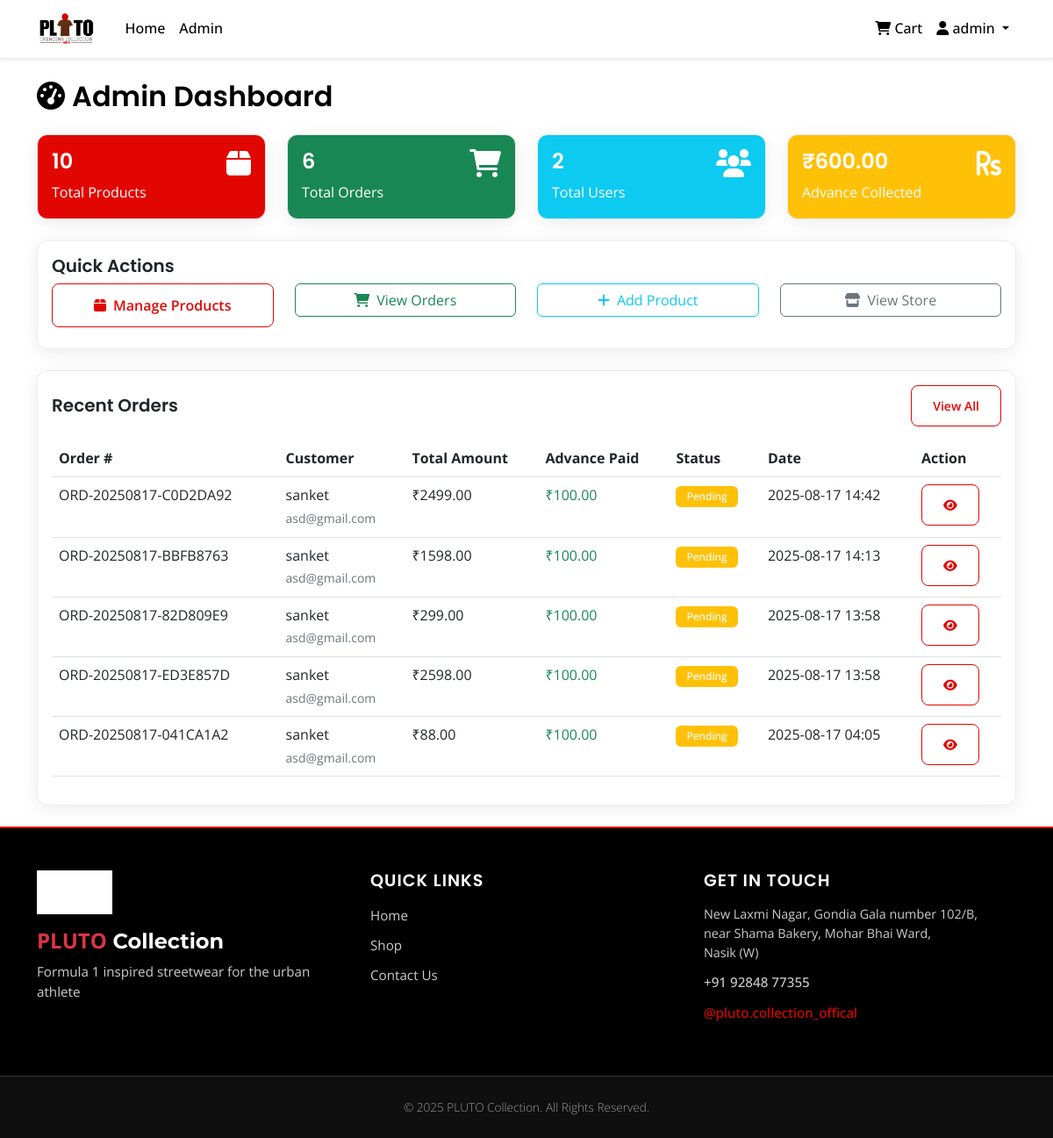
The page /admin (signed in) on the database its author committed.
### app.py (models this page shows)
class User(UserMixin, db.Model):
    id = db.Column(db.Integer, primary_key=True)
    username = db.Column(db.String(80), unique=True, nullable=False)
    email = db.Column(db.String(120), unique=True, nullable=False)
    password_hash = db.Column(db.String(120), nullable=False)
    is_admin = db.Column(db.Boolean, default=False)
    created_at = db.Column(db.DateTime, default=datetime.utcnow)
    orders = db.relationship('Order', backref='user', lazy=True)

class Order(db.Model):
    id = db.Column(db.Integer, primary_key=True)
    order_number = db.Column(db.String(20), unique=True, nullable=False)
    user_id = db.Column(db.Integer, db.ForeignKey('user.id'), nullable=False)
    total_amount = db.Column(db.Float, nullable=False)
    advance_paid = db.Column(db.Float, default=0.0)  # New field for advance payment
    remaining_amount = db.Column(db.Float, nullable=False)  # New field for remaining amount
    status = db.Column(db.String(20), default='pending')
    shipping_address = db.Column(db.Text, nullable=False)
    phone = db.Column(db.String(20), nullable=False)
    utr_number = db.Column(db.String(50), nullable=True)  # UTR number for payment
    payment_screenshot = db.Column(db.String(200), nullable=True)  # Payment screenshot filename
    created_at = db.Column(db.DateTime, default=datetime.utcnow)
    order_items = db.relationship('OrderItem', backref='order', lazy=True)

### app.py (the view)
@app.route('/admin')
@login_required
def admin_dashboard():
    if not current_user.is_admin:
        flash('Access denied!', 'error')
        return redirect(url_for('home'))
    total_products = Product.query.count()
    total_orders = Order.query.count()
    total_users = User.query.count()
    recent_orders = Order.query.order_by(Order.created_at.desc()).limit(5).all()
    return render_template('admin/dashboard.html',
                         total_products=total_products,
                         total_orders=total_orders,
                         total_users=total_users,
                         recent_orders=recent_orders)

### templates/admin/dashboard.html (shortened to what this page needs)
{% extends "base.html" %}
{% block content %}
<div class="row">
    <div class="col-12">
        <h2 class="mb-4">
            <i class="fas fa-tachometer-alt me-2"></i>Admin Dashboard
        </h2>
    </div>
</div>
<div class="row mb-4">
    <div class="col-md-3">
        <div class="card bg-primary text-white">
            <div class="card-body">
                <div class="d-flex justify-content-between">
                    <div>
                        <h4 class="card-title">{{ total_products }}</h4>
                        <p class="card-text">Total Products</p>
                    </div>
                    <div>
                        <i class="fas fa-box fa-2x"></i>
                    </div>
                </div>
            </div>
        </div>
    </div>
    <div class="col-md-3">
        <div class="card bg-success text-white">
            <div class="card-body">
                <div class="d-flex justify-content-between">
                    <div>
                        <h4 class="card-title">{{ total_orders }}</h4>
                        <p class="card-text">Total Orders</p>
                    </div>
                    <div>
                        <i class="fas fa-shopping-cart fa-2x"></i>
                    </div>
                </div>
            </div>
        </div>
    </div>
    <div class="col-md-3">
        <div class="card bg-info text-white">
            <div class="card-body">
                <div class="d-flex justify-content-between">
                    <div>
                        <h4 class="card-title">{{ total_users }}</h4>
                        <p class="card-text">Total Users</p>
                    </div>
                    <div>
                        <i class="fas fa-users fa-2x"></i>
                    </div>
                </div>
            </div>
        </div>
    </div>
    <div class="col-md-3">
        <div class="card bg-warning text-white">
            <div class="card-body">
                <div class="d-flex justify-content-between">
                    <div>
                        <h4 class="card-title">₹{{ "%.2f"|format(total_orders * 100) }}</h4>
                        <p class="card-text">Advance Collected</p>
                    </div>
                    <div>
                        <i class="fas fa-rupee-sign fa-2x"></i>
                    </div>
                </div>
            </div>
        </div>
    </div>
</div>
<div class="row mb-4">
    <div class="col-12">
        <div class="card">
            <div class="card-body">
                <h5 class="card-title">Quick Actions</h5>
                <div class="row">
                    <div class="col-md-3">
                        <a href="{{ url_for('admin_products') }}" class="btn btn-outline-primary w-100 mb-2">
                            <i class="fas fa-box me-2"></i>Manage Products
                        </a>
                    </div>
                    <div class="col-md-3">
                        <a href="{{ url_for('admin_orders') }}" class="btn btn-outline-success w-100 mb-2">
                            <i class="fas fa-shopping-cart me-2"></i>View Orders
                        </a>
                    </div>
                    <div class="col-md-3">
                        <a href="{{ url_for('admin_add_product') }}" class="btn btn-outline-info w-100 mb-2">
                            <i class="fas fa-plus me-2"></i>Add Product
                        </a>
                    </div>
                    <div class="col-md-3">
                        <a href="{{ url_for('home') }}" class="btn btn-outline-secondary w-100 mb-2">
                            <i class="fas fa-store me-2"></i>View Store
                        </a>
                    </div>
                </div>
            </div>
        </div>
    </div>
</div>
<div class="row">
    <div class="col-12">
        <div class="card">
            <div class="card-body">
                <div class="d-flex justify-content-between align-items-center mb-3">
                    <h5 class="card-title mb-0">Recent Orders</h5>
                    <a href="{{ url_for('admin_orders') }}" class="btn btn-sm btn-outline-primary">View All</a>
                </div>
                {% if recent_orders %}
                <div class="table-responsive">
                    <table class="table table-hover">
                        <thead>
                            <tr>
                                <th>Order #</th>
                                <th>Customer</th>
                                <th>Total Amount</th>
                                <th>Advance Paid</th>
                                <th>Status</th>
                                <th>Date</th>
                                <th>Action</th>
                            </tr>
                        </thead>
                        <tbody>
                            {% for order in recent_orders %}
                            <tr>
                                <td>{{ order.order_number }}</td>
                                <td>
                                    {% if order.user %}
                                    {{ order.user.username }}
                                    <br>
                                    <small class="text-muted">{{ order.user.email }}</small>
                                    {% else %}
                                    <span class="text-muted">User not found</span>
                                    {% endif %}
                                </td>
                                <td>₹{{ "%.2f"|format(order.total_amount) }}</td>
                                <td><span class="text-success">₹{{ "%.2f"|format(order.advance_paid) }}</span></td>
                                <td>
                                    <span class="badge bg-{{ 'success' if order.status == 'delivered' else 'warning' if order.status == 'pending' else 'info' }}">
                                        {{ order.status.title() }}
                                    </span>
                                </td>
                                <td>{{ order.created_at.strftime('%Y-%m-%d %H:%M') }}</td>
                                <td>
                                    <a href="{{ url_for('admin_order_detail', order_id=order.id) }}"
                                       class="btn btn-sm btn-outline-primary">
                                        <i class="fas fa-eye"></i>
                                    </a>
                                </td>
                            </tr>
                            {% endfor %}
                        </tbody>
                    </table>
                </div>
                {% else %}
                <div class="text-center py-4">
                    <i class="fas fa-shopping-cart text-muted" style="font-size: 3rem;"></i>
                    <p class="text-muted mt-3">No orders yet</p>
                </div>
                {% endif %}
            </div>
        </div>
    </div>
</div>
{% endblock %}

### templates/base.html (shortened to what this page needs)
<!DOCTYPE html>
<html lang="en">
<head>
    <link href="https://cdn.jsdelivr.net/npm/bootstrap@5.3.0/dist/css/bootstrap.min.css" rel="stylesheet">
    <link href="https://cdnjs.cloudflare.com/ajax/libs/font-awesome/6.0.0/css/all.min.css" rel="stylesheet">
</head>
<body>
    <nav class="navbar navbar-expand-lg navbar-light shadow-sm">
        <div class="container">
            <a class="navbar-brand d-flex align-items-center" href="{{ url_for('home') }}">
                <img src="{{ url_for('static', filename='images/pluto-logo.jpg') }}"
                     alt="PLUTO Logo"
                     class="navbar-logo me-2"
                     onerror="this.style.display='none'; this.nextElementSibling.style.display='block';">
            </a>
            <div class="collapse navbar-collapse" id="navbarNav">
                <ul class="navbar-nav me-auto">
                    <li class="nav-item">
                        <a class="nav-link" href="{{ url_for('home') }}">Home</a>
                    </li>
                    {% if current_user.is_authenticated and current_user.is_admin %}
                    <li class="nav-item">
                        <a class="nav-link" href="{{ url_for('admin_dashboard') }}">Admin</a>
                    </li>
                    {% endif %}
                </ul>
                <ul class="navbar-nav">
                                    <li class="nav-item">
                    <a class="nav-link" href="{{ url_for('cart') }}">
                        <i class="fas fa-shopping-cart"></i> Cart
                    </a>
                </li>
                    {% if current_user.is_authenticated %}
                    <li class="nav-item dropdown">
                        <a class="nav-link dropdown-toggle" href="#" id="navbarDropdown" role="button" data-bs-toggle="dropdown">
                            <i class="fas fa-user"></i> {{ current_user.username }}
                        </a>
                    </li>
                    {% endif %}
                </ul>
            </div>
        </div>
    </nav>
    <main class="container my-4">
        {% block content %}{% endblock %}
    </main>
    <footer class="footer-section">
        <div class="container">
            <div class="row py-5">
                <div class="col-lg-4 col-md-6 col-12 mb-4 mb-md-0">
                    <div class="footer-brand">
                        <div class="footer-logo mb-3">
                            <img src="{{ url_for('static', filename='images/pluto-logo.jpg') }}"
                                 alt="PLUTO Logo"
                                 class="footer-logo-img"
                                 onerror="this.style.display='none';">
                        </div>
                        <h5 class="footer-brand-name">
                            <span class="text-danger fw-bold">PLUTO</span> Collection
                        </h5>
                        <p class="footer-tagline">
                            Formula 1 inspired streetwear for the urban athlete
                        </p>
                    </div>
                </div>
                <div class="col-lg-4 col-md-6 col-12 mb-4 mb-md-0">
                    <div class="footer-links">
                        <h5 class="footer-title">Quick Links</h5>
                        <ul class="footer-links-list">
                            <li><a href="{{ url_for('home') }}" class="footer-link">Home</a></li>
                            <li><a href="#products" class="footer-link">Shop</a></li>
                            <li><a href="#contact" class="footer-link">Contact Us</a></li>
                        </ul>
                    </div>
                </div>
                <div class="col-lg-4 col-md-6 col-12">
                    <div class="footer-contact">
                        <h5 class="footer-title">Get in Touch</h5>
                        <div class="contact-info">
                            <p class="contact-address">
                                New Laxmi Nagar, Gondia Gala number 102/B,<br>
                                near Shama Bakery, Mohar Bhai Ward,<br>
                                Nasik (W)
                            </p>
                            <p class="contact-phone">
                                <a href="tel:+919284877355" class="footer-link">+91 92848 77355</a>
                            </p>
                            <p class="contact-social">
                                <a href="https://instagram.com/pluto.collection_offical"
                                   target="_blank"
                                   rel="noopener noreferrer"
                                   class="footer-link social-link">
                                    @pluto.collection_offical
                                </a>
                            </p>
                        </div>
                    </div>
                </div>
            </div>
        </div>
        <div class="footer-copyright">
            <div class="container">
                <div class="row">
                    <div class="col-12 text-center">
                        <p class="copyright-text">
                            © 2025 PLUTO Collection. All Rights Reserved.
                        </p>
                    </div>
                </div>
            </div>
        </div>
    </footer>
</body>
</html>

### rows shown on the page
User: username "admin"
Order: order_number "ORD-20250817-C0D2DA92", user.username "sanket", user.email "asd@gmail.com", total_amount "2499.00", advance_paid "100.00", status "Pending", created_at "2025-08-17 14:42"
Order: order_number "ORD-20250817-BBFB8763", user.username "sanket", user.email "asd@gmail.com", total_amount "1598.00", advance_paid "100.00", status "Pending", created_at "2025-08-17 14:13"
Order: order_number "ORD-20250817-82D809E9", user.username "sanket", user.email "asd@gmail.com", total_amount "299.00", advance_paid "100.00", status "Pending", created_at "2025-08-17 13:58"
Order: order_number "ORD-20250817-ED3E857D", user.username "sanket", user.email "asd@gmail.com", total_amount "2598.00", advance_paid "100.00", status "Pending", created_at "2025-08-17 13:58"
Order: order_number "ORD-20250817-041CA1A2", user.username "sanket", user.email "asd@gmail.com", total_amount "88.00", advance_paid "100.00", status "Pending", created_at "2025-08-17 04:05"

### other values the page prints
{{ total_products }} "10"
{{ total_orders }} "6"
{{ total_users }} "2"
{{ "%.2f"|format(total_orders * 100) }} "600.00"
